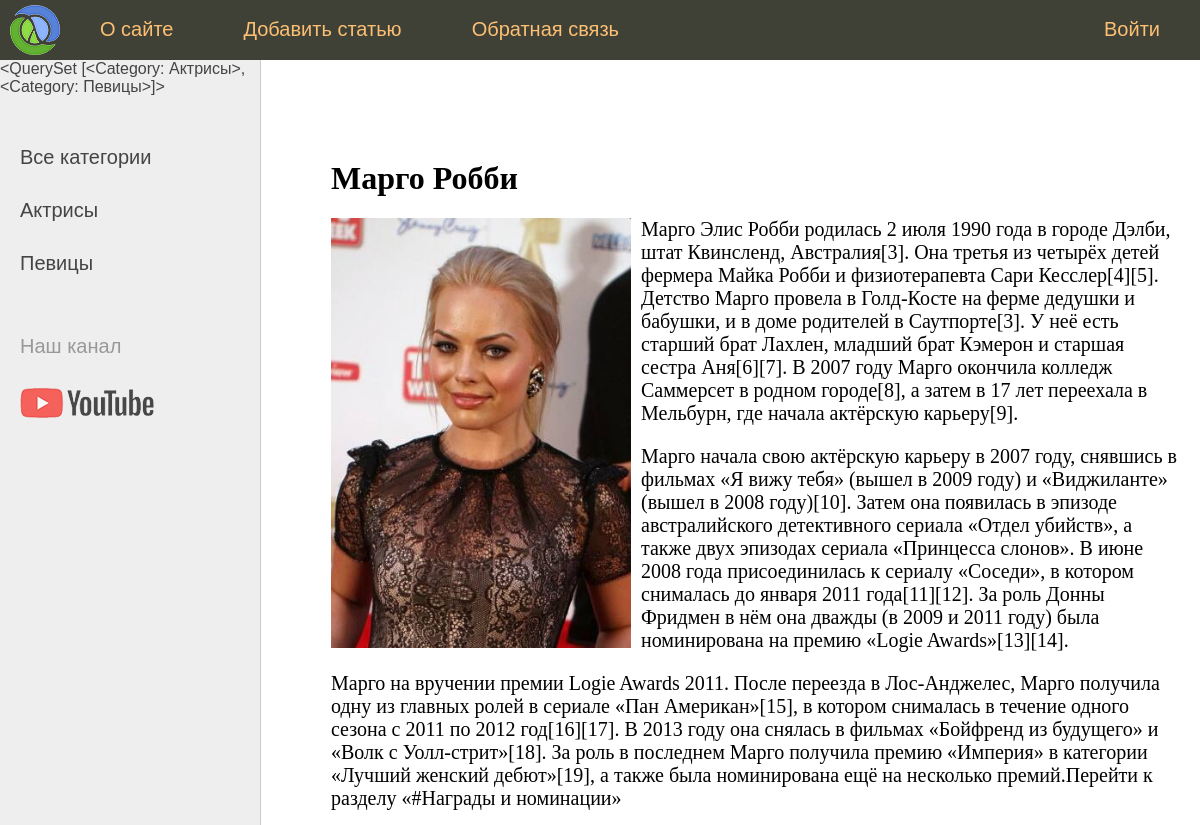
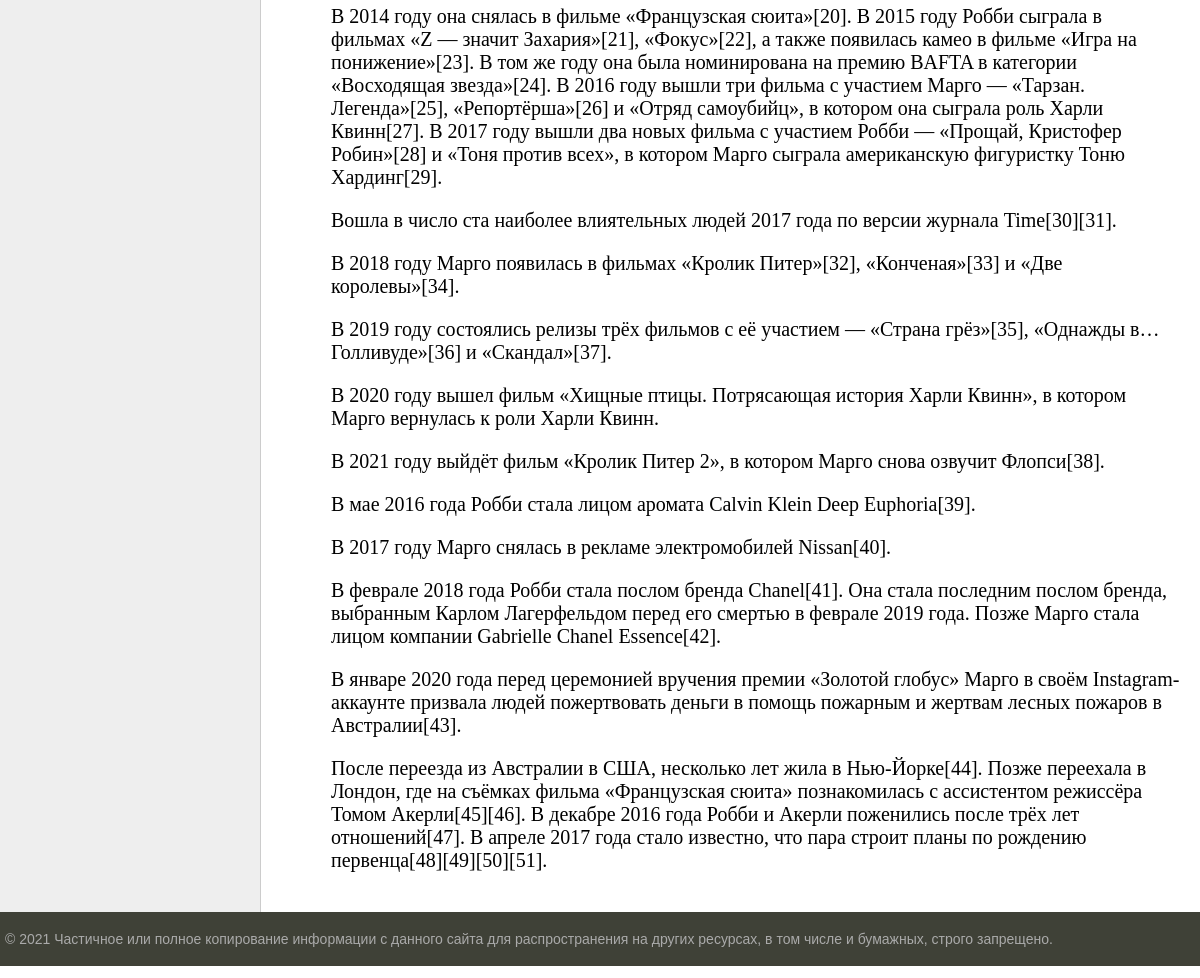
The page /post/margo-robbi/ on the database its author committed (2 pictures, top to bottom).
### women/models.py (models this page shows, shortened)
class Category(models.Model):
    name = models.CharField(max_length=100, db_index=True, verbose_name='Категория')
    slug = models.SlugField(max_length=255, unique=True, db_index=True, verbose_name="URL")
    def __str__(self):
        return self.name
    def get_absolute_url(self):
        return reverse("category", kwargs={"cat_slug": self.slug})
    class Meta:
        verbose_name = 'Категория'
        verbose_name_plural = 'Категории'
        ordering = ['id']

class Women(models.Model):
    title = models.CharField(max_length=255, verbose_name="Заголовок")
    slug = models.SlugField(max_length=255, unique=True, db_index=True, verbose_name="URL")
    content = models.TextField(blank=True, verbose_name="Текст статьи")
    photo = models.ImageField(upload_to="photos/%Y/%m/%d/", verbose_name="Фото")
    time_create = models.DateTimeField(auto_now_add=True, verbose_name="Время создания")
    time_update = models.DateTimeField(auto_now=True, verbose_name="Время изменения")
    is_published = models.BooleanField(default=True, verbose_name="Публикация")
    cat = models.ForeignKey('Category', on_delete=models.PROTECT, verbose_name="Категории")
    def __str__(self):
        return self.title
    class Meta:
        verbose_name = 'Известные женщины'
        verbose_name_plural = 'Известные женщины'
        ordering = ['time_create', 'title']

### women/views.py (the view)
# urls.py: path('post/<slug:post_slug>/', ShowPost.as_view(), name='post'),
class ShowPost(DeleteView):
    model = Women
    template_name = 'women/post.html'
    slug_url_kwarg = 'post_slug'
    context_object_name = 'post'
    def get_context_data(self, *, object_list=None, **kwargs):
        context = super().get_context_data(**kwargs)
        context['title'] = context['post']
        context['menu'] = menu
        return context

### women/templatetags/women_tags.py (called while the page is built)
@register.simple_tag(name='getcats')
def get_categories(filter=None):
    if not filter:
        return Category.objects.all()
    else:
        return Category.objects.filter(pk=filter)

@register.inclusion_tag('women/list_categories.html')
def show_categories(sort=None, cat_selected=0):
    if not sort:
        cats = Category.objects.all()
    else:
        cats = Category.objects.order_by(sort)
    return {"cats": cats, "cat_selected": cat_selected}

### women/templates/women/post.html
{% extends 'women/base.html' %}
{% block content %}
<h1>{{ post.title }}</h1>
{% if post.photo %}
<p><img class="img-article-left" src="{{ post.photo.url }}"></p>
{% endif%}
{{post.content|linebreaks}}
{% endblock %}

### women/templates/women/base.html (shortened to what this page needs)
{% load static %}
{% load women_tags %}
<!DOCTYPE html>
<html>
<head>
	<link type="text/css" href="{% static 'women/css/styles.css' %}" rel="stylesheet" />
</head>
<body>
<table class="table-page" border=0 cellpadding="0" cellspacing="0">
<tr><td valign=top>
{% block mainmenu %}
		<div class="header">
			<ul id="mainmenu" class="mainmenu">
			<li class="logo"><a href="{% url 'home' %}"><div class="logo"></div></a></li>
{% for m in menu %}
	{% if not forloop.last %}
			<li><a href="{% url m.url_name %}">{{m.title}}</a></li>
	{% else %}
			<li class="last"><a href="{% url m.url_name %}">{{m.title}}</a></li>
	{% endif %}
{% endfor %}
			</ul>
		</div>
{% endblock mainmenu %}
<table class="table-content" border=0 cellpadding="0" cellspacing="0">
<tr>
	<td valign="top" class="left-chapters">
		{% getcats %}
	<ul id="leftchapters">
{% if cat_selected == 0 %}
		<li class="selected">Все категории</li>
{% else %}
		<li><a href="{% url 'home' %}">Все категории</a></li>
{% endif %}
{% show_categories  'name' cat_selected %}
		<li class="share">
		<p>Наш канал</p>
		<a class="share-yt" href="https://www.youtube.com/channel/UClJzWfGWuGJL2t-3dYKcHTA/playlists" target="_blank" rel="nofollow"></a>
		</li>
	</ul>
</td>
<td valign="top" class="content">
	<div class="content-text">
{% block content %}
{% endblock %}
	</div>
</td></tr></table>
</td></tr>
<tr><td valign=top>
	<div id="footer">
		<p>&copy; 2021 Частичное или полное копирование информации с данного сайта для распространения на других ресурсах, в том числе и бумажных, строго запрещено.</p>
	</div>
</td></tr></table>
</body>
</html>

### women/templates/women/list_categories.html
{% for c in cats %}
	{% if c.pk == cat_selected %}
		<li class="selected">{{c.name}}</li>
	{% else %}
		<li><a href="{{ c.get_absolute_url }}">{{c.name}}</a></li>
	{% endif %}
{% endfor %}

### women/static/women/css/styles.css (style rules this page uses)
html, body { font-family: 'Arial'; margin: 0; padding: 0; height: 100%; width: 100%; color: #444; }
a { color: #0059b2; text-decoration: none; }
img { max-width: 600px; height: auto; }
img.img-article-left { max-width: 300px; height: auto; float: left; padding: 0 10px 10px 0; }
.table-page { width: 100%; height: 100%; vertical-align: top; }
.table-page tr { height: 100%; }
.header { background: #3F4137; height: 60px; }
.logo { background: url('../images/logo.png') no-repeat 10px 5px; width: 70px; height: 60px; }
ul.mainmenu { list-style: none; margin: 0; padding: 0; height: 60px; color: #fdc073; font-size: 20px; overflow: hidden; }
ul.mainmenu li { float: left; margin: 18px 40px 0 30px; }
ul.mainmenu li.logo { margin: 0; }
ul.mainmenu li.last { float: right; }
ul.mainmenu li a { color: #fdc073; text-decoration: none; }
.table-content { width: 100%; min-height: 100%; height: 100%; }
.left-chapters { margin: 0; background: #eee; border-right: 1px solid #ccc; min-height: 100%; }
.left-chapters ul { width: 230px; min-height: 100%; margin: 0; padding: 20px 10px 10px 20px; list-style: none; font-size: 20px; }
.left-chapters ul li { margin: 30px 0 0 0; color: #999; }
.left-chapters ul li a { color: #444; text-decoration: none; }
.left-chapters ul li.share { margin: 60px 0 0 0; }
.left-chapters ul li.share p { margin: 30px 0 30px 0; }
.left-chapters ul li.share a { display: inline-block; width: 40px; height: 40px; margin: 0 20px 0 0; }
.left-chapters ul li.share a.share-yt { width: 100%; height: 30px; background: url('../images/share_yt.png') no-repeat 0 0 }
.content { padding: 40px 20px 20px 40px; width: 100%; box-sizing: border-box; }
.content-text { margin: 60px 0 0 30px; color: #000; font-size: 20px; font-family: Yandex Sans Display Light; }
.content-text h1 { font-size: 32px; }
#footer { box-sizing: border-box; background: #3F4137; padding: 5px; color: #aaa; font-size: 14px; font-family: Verdana, Geneva, Arial, Helvetica; text-align: left; overflow: hidden; }

### rows shown on the page
Category: name.name "<QuerySet [<Category: Актрисы>, <Category: Певицы>]>", name "Актрисы"
Category: name "Певицы"
Women: title "Марго Робби", photo (picture), content "Марго Элис Робби родилась 2 июля 1990 года в городе Дэлби, штат Квинсленд, Австралия[3]. Она третья из четырёх детей фермера Майка Робби и физиотерапевта Сари Кесслер[4][5]. Детство Марго провела в Голд-Косте на ферме дедушки и бабушки, и в доме родителей в Саутпорте[3]. У неё есть старший брат Лахлен, младший брат Кэмерон и старшая сестра Аня[6][7]. В 2007 году Марго окончила колледж Саммерсет в родном городе[8], а затем в 17 лет переехала в Мельбурн, где начала актёрскую карьеру[9]. Марго начала свою актёрскую карьеру в 2007 году, снявшись в фильмах «Я вижу тебя» (вышел в 2009 году) и «Виджиланте» (вышел в 2008 году)[10]. Затем она появилась в эпизоде австралийского детективного сериала…"

### other values the page prints
{{ m.title }} "О сайте" "Добавить статью" "Обратная связь"
{{ m.title }} "Войти"
